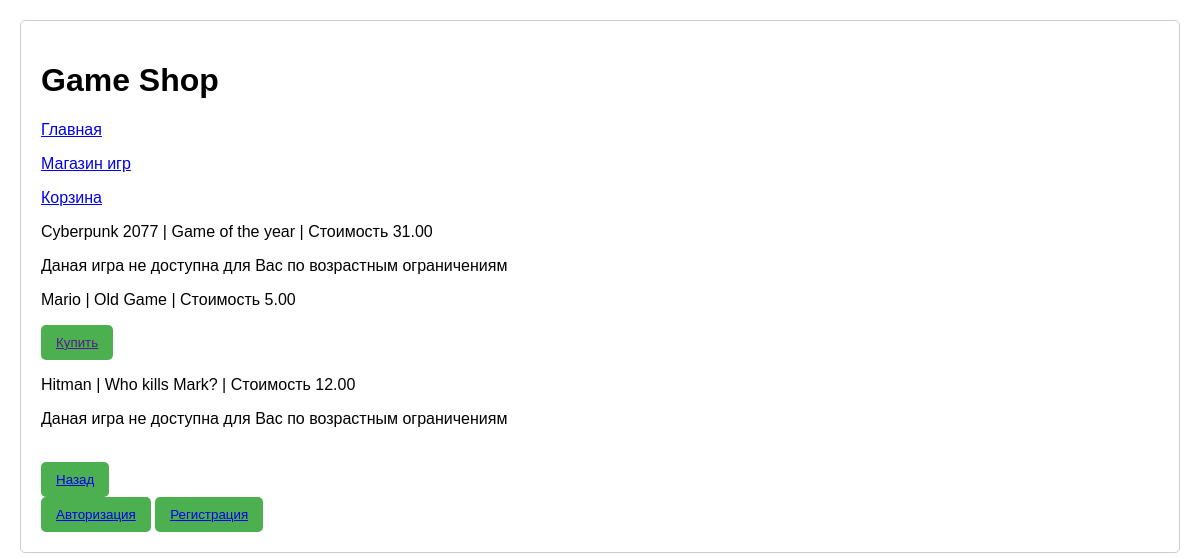
The app's page /shop/ with its own data.
### task1/models.py (models this page shows, shortened)
class Game(models.Model):
    title = models.CharField(max_length=100)
    cost = models.DecimalField(max_digits=10, decimal_places=2)
    size = models.DecimalField(max_digits=100, decimal_places=3)
    description = models.TextField()
    age_limited = models.BooleanField(default=False)
    buyer = models.ManyToManyField(Buyer, related_name='task1_game')

### task1/views.py (the view)
# urls.py: path('shop/', include([
def shop(request):
    games = Game.objects.all()
    buyer_name = request.session.get('buyer_name')
    buyer = None
    if buyer_name:
        try:
            buyer = Buyer.objects.get(name=buyer_name)
        except Buyer.DoesNotExist:
            buyer = None
    context = {
        'buyer': buyer,
        'games': games,
    }
    return render(request, "shop.html", context)

### task1/templates/shop.html
{% extends "menu.html" %}
{% block pagename %}
    <h1>Game Shop</h1>
{% endblock %}
{% block menu %}
    {{ block.super }}
{% endblock %}
{% block content %}
    {% for game in games %}
        <p>{{ game.title }} | {{ game.description }} | Стоимость {{ game.cost }} </p>
        {% if game.age_limited == 0 %}
            <button><a href="">Купить</a></button>
        {% elif game.age_limited == 1 and buyer.age >= 18 %}
            <button><a href="">Купить</a></button>
        {% else %}
            <p>Даная игра не доступна для Вас по возрастным ограничениям</p>
        {% endif %}
    {% endfor %}
    <br><button><a href="/">Назад</a></button>
    <br>{{ block.super }}
{% endblock %}

### task1/templates/menu.html (shortened to what this page needs)
<!DOCTYPE html>
<html lang="en">
<head>
    {% load static %}
    <link rel="stylesheet" href="{% static 'task1/styles.css' %}">
</head>
<body>
    {% block pagename %}{% endblock %}
    {% block menu %}
        <p><a href="/">Главная</a></p>
        <p><a href="/shop">Магазин игр</a></p>
        <p><a href="/shopping_card">Корзина</a></p>
    {% endblock %}
    {% block content %}
    {% endblock %}
    {% block authorization %}
            {% if not buyer%}
                <button><a href="authorization/">Авторизация</a></button>
                <button><a href="registration/">Регистрация</a></button>
            {% else %}
                <h4>Вы авторизовались как {{ buyer.name }}! Ваш баланс: {{ buyer.balance}} руб.</h4>
                <button><a href="{% url 'logout' %}">Выйти</a></button>
            {% endif %}
    {% endblock %}
</body>
</html>

### task1/static/task1/styles.css (style rules this page uses)
body { font-family: Arial, Helvetica, sans-serif; margin: 20px; padding: 20px; border: 1px solid #ccc; border-radius: 5px; }
button { padding: 10px 15px; background-color: #4CAF50; color: white; border: none; border-radius: 5px; cursor: pointer; }

### records on screen
Game: title "Cyberpunk 2077", description "Game of the year", cost "31.00", shows "Даная игра не доступна для Вас по возрастным ограничениям"
Game: title "Mario", description "Old Game", cost "5.00", age_limited "Купить"
Game: title "Hitman", description "Who kills Mark?", cost "12.00", shows "Даная игра не доступна для Вас по возрастным ограничениям"
